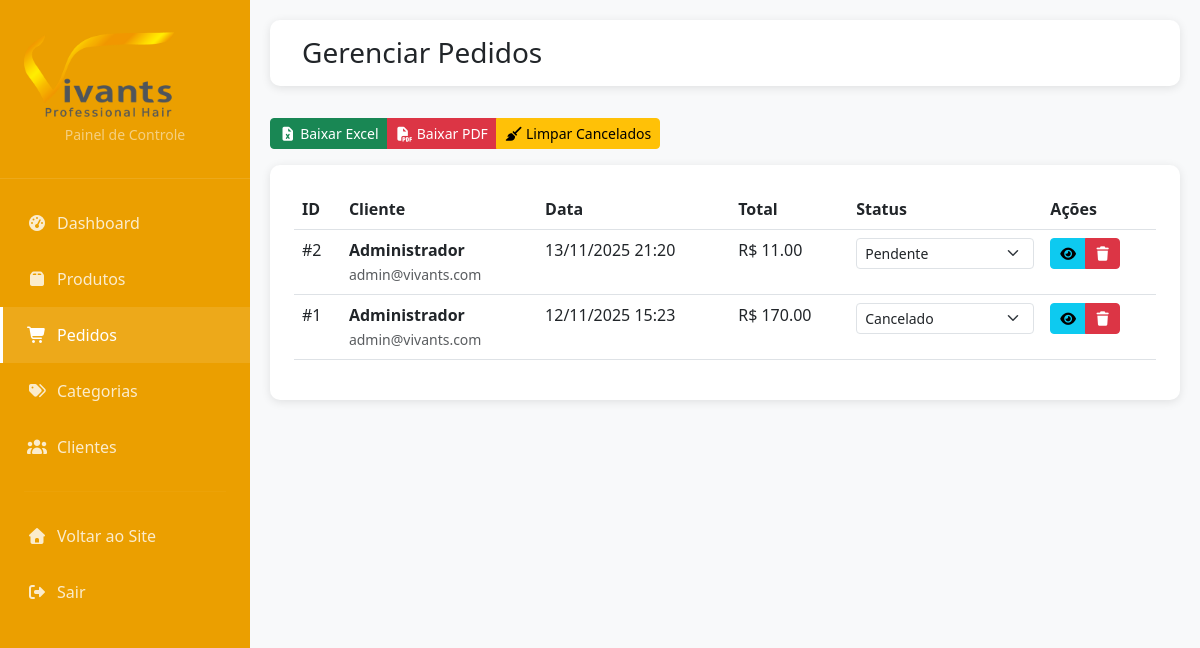
Page /admin/pedidos (signed in) on the earlier database version.
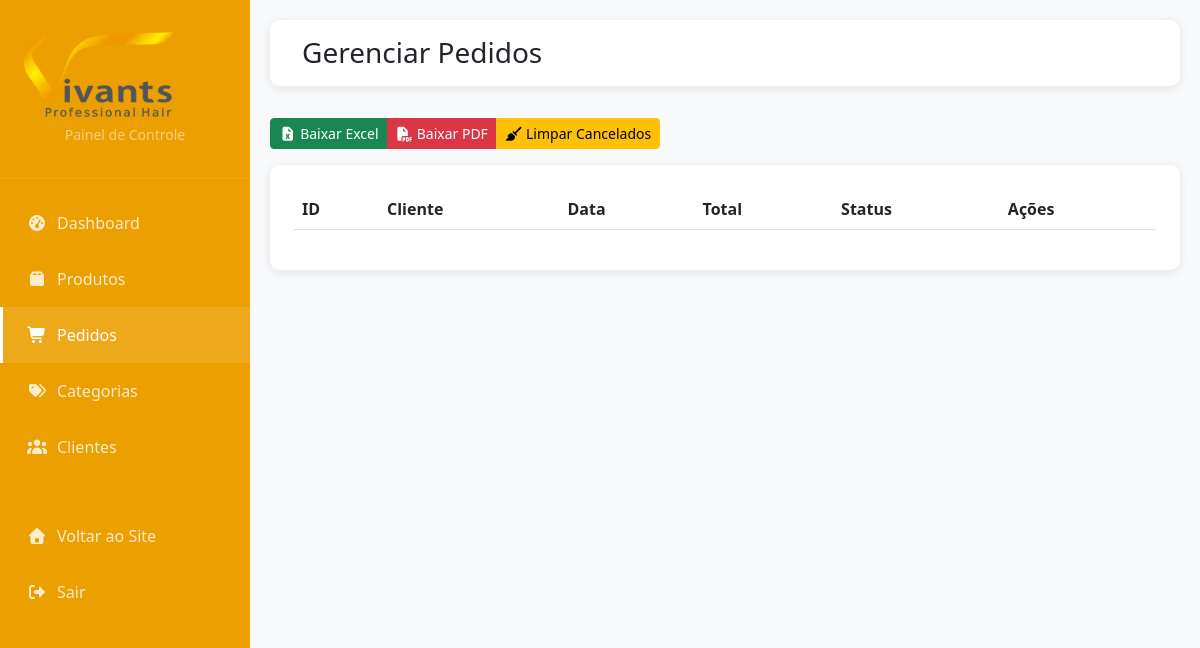
Same page on the later database version.
### tables this page shows
CREATE TABLE pedidos (
            id INTEGER PRIMARY KEY AUTOINCREMENT,
            usuario_id INTEGER NOT NULL,
            total REAL NOT NULL,
            status TEXT DEFAULT 'pendente',
            endereco_entrega TEXT,
            data_pedido TIMESTAMP DEFAULT CURRENT_TIMESTAMP,
            FOREIGN KEY (usuario_id) REFERENCES usuarios(id)
        );

CREATE TABLE usuarios (
            id INTEGER PRIMARY KEY AUTOINCREMENT,
            nome TEXT NOT NULL,
            email TEXT UNIQUE NOT NULL,
            senha TEXT NOT NULL,
            telefone TEXT,
            tipo TEXT DEFAULT 'cliente',
            data_cadastro TIMESTAMP DEFAULT CURRENT_TIMESTAMP
        );

### app.py (the view)
@app.route('/admin/pedidos')
@admin_required
def admin_pedidos():
    db = get_db()
    try:
        pedidos_data = db.execute('''
            SELECT p.*, u.nome as cliente_nome, u.email as cliente_email
            FROM pedidos p
            JOIN usuarios u ON p.usuario_id = u.id
            ORDER BY p.data_pedido DESC
        ''').fetchall()
        pedidos = rows_to_dict_list(pedidos_data)
        return render_template('admin/pedidos.html', pedidos=pedidos)
    except sqlite3.Error:
        flash('Erro ao carregar pedidos', 'danger')
        return render_template('admin/pedidos.html', pedidos=[])
    finally:
        db.close()

### app.py (called while the page is built)
def parse_datetime(date_string):
    if date_string is None:
        return None
    if isinstance(date_string, datetime):
        return date_string
    try:
        formats = [
            '%Y-%m-%d %H:%M:%S',
            '%Y-%m-%d %H:%M:%S.%f',
            '%Y-%m-%d',
            '%d/%m/%Y %H:%M:%S',
            '%d/%m/%Y'
        ]
        for fmt in formats:
            try:
                return datetime.strptime(date_string, fmt)
            except ValueError:
                continue
        return date_string  # Retorna como string se não conseguir converter
    except:
        return date_string

def row_to_dict(row):
    if row is None:
        return None
    result = {}
    for key in row.keys():
        value = row[key]
        if 'data' in key.lower() or 'cadastro' in key.lower() or 'pedido' in key.lower() or 'avaliacao' in key.lower():
            result[key] = parse_datetime(value)
        else:
            result[key] = value
    return result

def rows_to_dict_list(rows):
    return [row_to_dict(row) for row in rows]

### database.py (called while the page is built)
def get_db():
    conn = sqlite3.connect('vivants.db')
    conn.row_factory = sqlite3.Row
    return conn

### templates/admin/pedidos.html (shortened to what this page needs)
{% extends "admin/base.html" %}
{% block content %}
<div class="admin-header">
    <div class="d-flex justify-content-between align-items-center">
        <h1 class="h3 mb-0">Gerenciar Pedidos</h1>
    </div>
</div>
<div class="btn-group mb-3">
    <a href="{{ url_for('relatorio_pedidos_excel') }}" class="btn btn-success btn-sm">
        <i class="fas fa-file-excel"></i> Baixar Excel
    </a>
    <a href="{{ url_for('relatorio_pedidos_pdf') }}" class="btn btn-danger btn-sm">
        <i class="fas fa-file-pdf"></i> Baixar PDF
    </a>
    <button type="button" class="btn btn-warning btn-sm"
            data-bs-toggle="modal"
            data-bs-target="#modalLimparCancelados">
        <i class="fas fa-broom"></i> Limpar Cancelados
    </button>
</div>
<div class="table-card">
    <div class="table-responsive">
        <table class="table table-hover">
            <thead>
                <tr>
                    <th>ID</th>
                    <th>Cliente</th>
                    <th>Data</th>
                    <th>Total</th>
                    <th>Status</th>
                    <th>Ações</th>
                </tr>
            </thead>
            <tbody>
                {% for pedido in pedidos %}
                <tr>
                    <td>#{{ pedido.id }}</td>
                    <td>
                        <strong>{{ pedido.cliente_nome }}</strong><br>
                        <small class="text-muted">{{ pedido.cliente_email }}</small>
                    </td>
                    <td>{{ pedido.data_pedido|format_date('%d/%m/%Y %H:%M') }}</td>
                    <td>R$ {{ "%.2f"|format(pedido.total) }}</td>
                    <td>
                        <form method="POST" action="{{ url_for('admin_atualizar_status_pedido') }}" class="d-inline">
                            <select name="status" class="form-select form-select-sm" onchange="this.form.submit()">
                                <option value="pendente" {% if pedido.status == 'pendente' %}selected{% endif %}>Pendente</option>
                                <option value="cancelado" {% if pedido.status == 'cancelado' %}selected{% endif %}>Cancelado</option>
                            </select>
                        </form>
                    </td>
                    <td>
                        <div class="btn-group btn-group-sm">
                            <a href="{{ url_for('admin_pedido_detalhes', id=pedido.id) }}" class="btn btn-info" title="Ver detalhes">
                                <i class="fas fa-eye"></i>
                            </a>
                            <button type="button" class="btn btn-danger"
                                    data-bs-toggle="modal"
                                    data-bs-target="#modalExcluirPedido{{ pedido.id }}"
                                    title="Excluir pedido">
                                <i class="fas fa-trash"></i>
                            </button>
                        </div>
                    </td>
                </tr>
                {% endfor %}
            </tbody>
        </table>
    </div>
</div>
{% endblock %}

Differences in the rows shown:
removed pedidos: id "2", cliente_nome "Administrador", cliente_email "admin@vivants.com", data_pedido "13/11/2025 21:20", total "11.00", status "Pendente"
removed pedidos: id "1", cliente_nome "Administrador", cliente_email "admin@vivants.com", data_pedido "12/11/2025 15:23", total "170.00", status "Cancelado"
